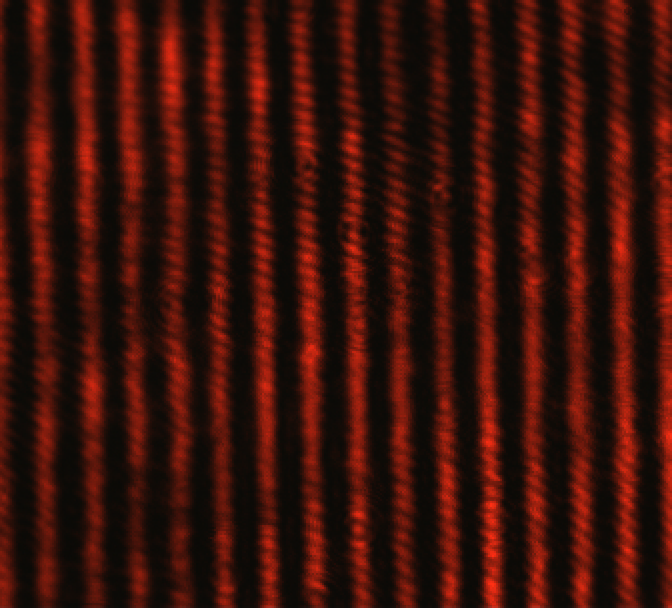
#> input picture ast/picture/0&1.bmp, 672 x 608 px
$ python show_img.py
#> lines starting #> are read from the running program, lines starting #| are printed output that depends on the picture
import matplotlib.image as mpimg
import matplotlib.pyplot as plt
import numpy as np
from scipy import ndimage

while(1):
	filename = input('filename: ')
#> the answer given: picture/0&1.bmp
	lena = mpimg.imread(filename)
#> lena is the input picture: shape (608, 672, 3); mean R, G, B 58.6, 17.1, 9.3
	plt.imshow(lena)
	plt.axis('off')
	plt.show()

	while(1):
		degree = int(input('rotate: '))
#> the answer given: 3
#> `rotated_lena = ndimage.rotate(lena, degree)`:
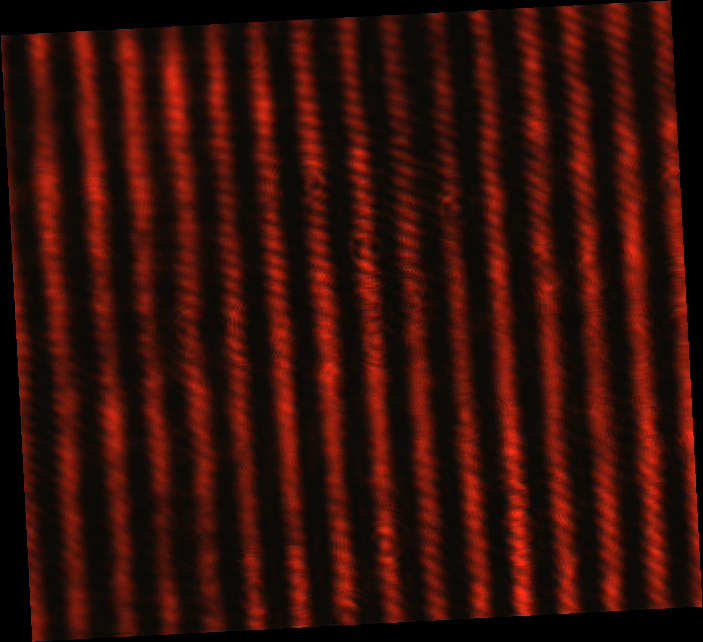
#> rotated_lena: shape (642, 703, 3); mean R, G, B 52.8, 15.4, 8.4
#> the answer given: 3
#> the answer given: 3
#> the answer given: 3
#> the answer given: 3
#> (the run stopped early here; a loop or call above may not have finished)

$ run again, on ast/picture/0.bmp
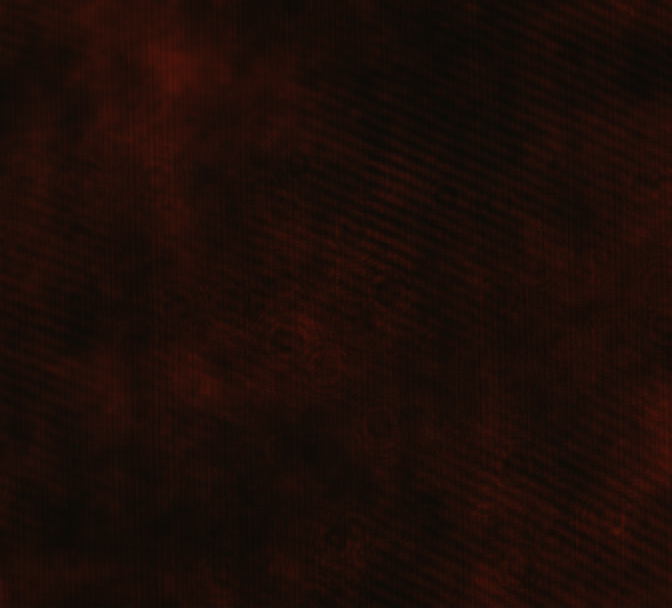
#> input picture ast/picture/0.bmp, 672 x 608 px
#> lena is the input picture: shape (608, 672, 3); mean R, G, B 28.3, 12.6, 7.6
#> `rotated_lena = ndimage.rotate(lena, degree)`:
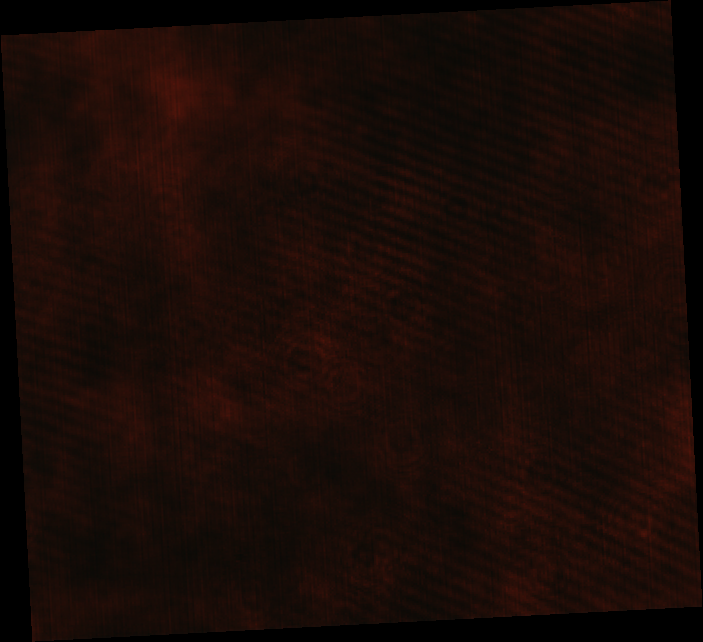
#> rotated_lena: shape (642, 703, 3); mean R, G, B 25.5, 11.4, 6.8

$ run again, on ast/picture/012.bmp
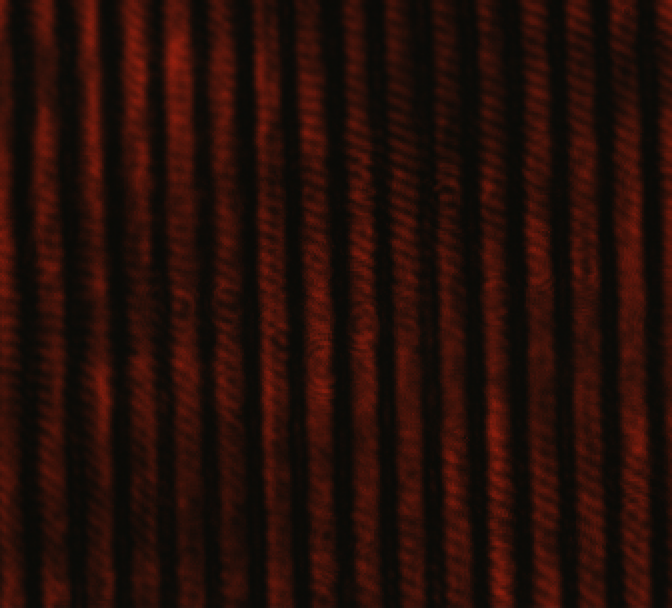
#> input picture ast/picture/012.bmp, 672 x 608 px
#> lena is the input picture: shape (608, 672, 3); mean R, G, B 37.5, 13.9, 8.2
#> `rotated_lena = ndimage.rotate(lena, degree)`:
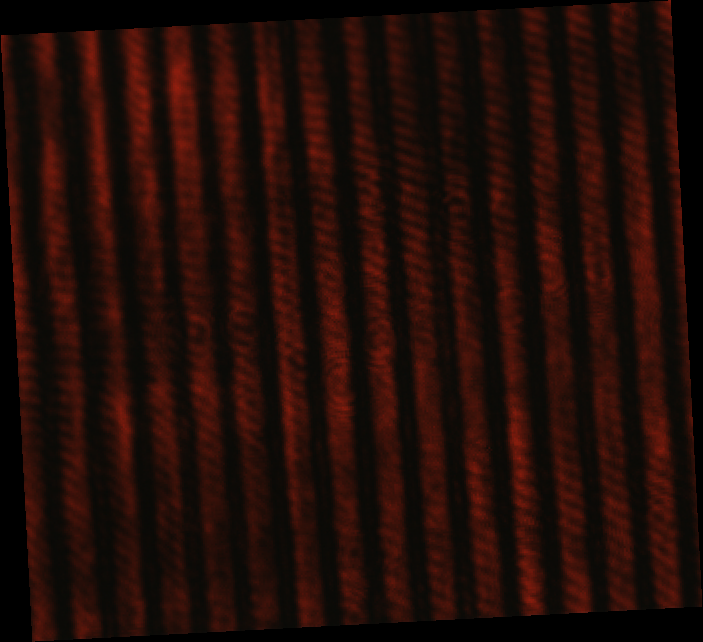
#> rotated_lena: shape (642, 703, 3); mean R, G, B 33.8, 12.6, 7.4

$ run again, on ast/picture/2_0.bmp
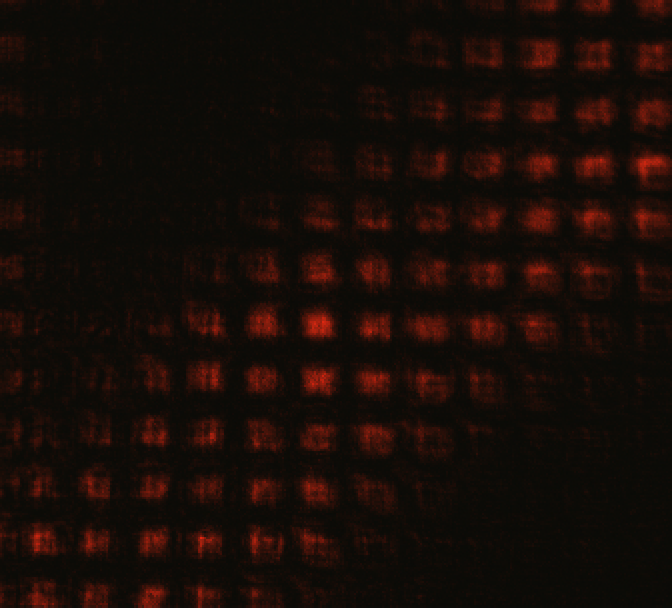
#> input picture ast/picture/2_0.bmp, 672 x 608 px
#> lena is the input picture: shape (608, 672, 3); mean R, G, B 23.8, 12.6, 7.6
#> `rotated_lena = ndimage.rotate(lena, degree)`:
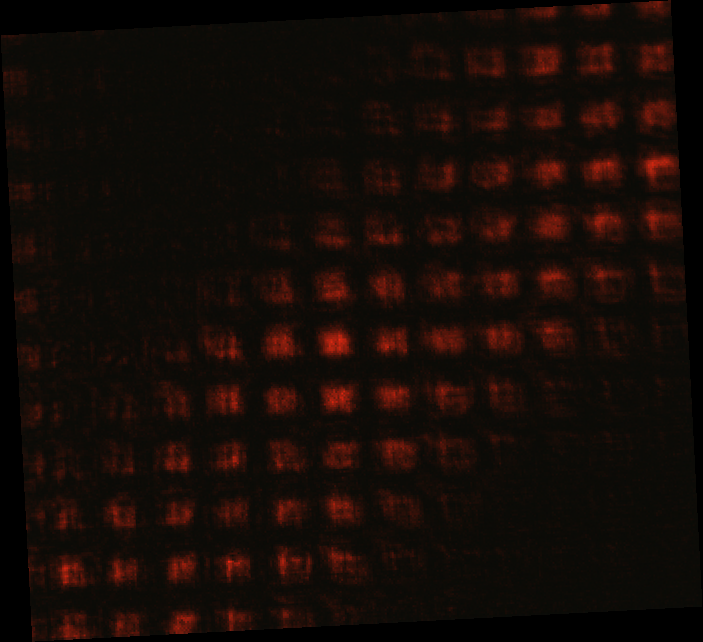
#> rotated_lena: shape (642, 703, 3); mean R, G, B 21.5, 11.3, 6.8
